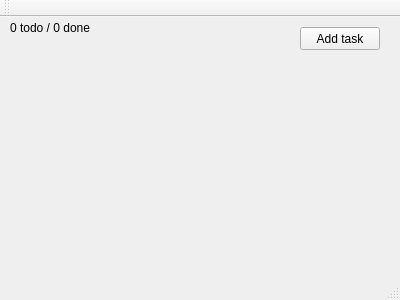
<?xml version="1.0" encoding="UTF-8"?>
<ui version="4.0">
 <class>MainWindow</class>
 <widget class="QMainWindow" name="MainWindow">
  <property name="geometry">
   <rect>
    <x>0</x>
    <y>0</y>
    <width>400</width>
    <height>300</height>
   </rect>
  </property>
  <property name="windowTitle">
   <string>MainWindow</string>
  </property>
  <widget class="QWidget" name="centralWidget">
   <widget class="QLabel" name="statusLabel">
    <property name="geometry">
     <rect>
      <x>10</x>
      <y>0</y>
      <width>91</width>
      <height>21</height>
     </rect>
    </property>
    <property name="text">
     <string>0 todo / 0 done</string>
    </property>
   </widget>
   <widget class="QPushButton" name="addTaskButton">
    <property name="geometry">
     <rect>
      <x>300</x>
      <y>10</y>
      <width>80</width>
      <height>23</height>
     </rect>
    </property>
    <property name="text">
     <string>Add task</string>
    </property>
   </widget>
  </widget>
  <widget class="QMenuBar" name="menuBar">
   <property name="geometry">
    <rect>
     <x>0</x>
     <y>0</y>
     <width>400</width>
     <height>20</height>
    </rect>
   </property>
  </widget>
  <widget class="QToolBar" name="mainToolBar">
   <attribute name="toolBarArea">
    <enum>TopToolBarArea</enum>
   </attribute>
   <attribute name="toolBarBreak">
    <bool>false</bool>
   </attribute>
  </widget>
  <widget class="QStatusBar" name="statusBar"/>
 </widget>
 <layoutdefault spacing="6" margin="11"/>
 <resources/>
 <connections/>
</ui>
